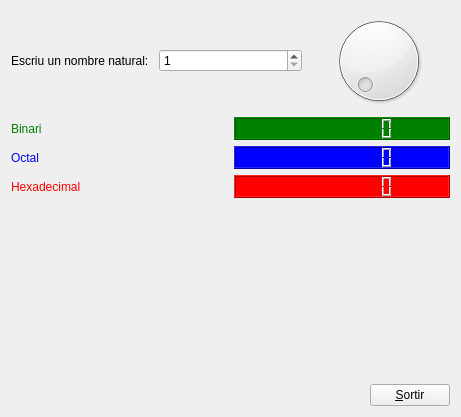
<?xml version="1.0" encoding="UTF-8"?>
<ui version="4.0">
 <class>App6</class>
 <widget class="QWidget" name="App6">
  <property name="geometry">
   <rect>
    <x>0</x>
    <y>0</y>
    <width>461</width>
    <height>417</height>
   </rect>
  </property>
  <property name="windowTitle">
   <string>Conversor</string>
  </property>
  <layout class="QVBoxLayout" name="verticalLayout">
   <item>
    <layout class="QHBoxLayout" name="horizontalLayout_5">
     <item>
      <widget class="QLabel" name="label">
       <property name="text">
        <string>Escriu un nombre natural: </string>
       </property>
      </widget>
     </item>
     <item>
      <widget class="QSpinBox" name="spinBox">
       <property name="minimum">
        <number>1</number>
       </property>
       <property name="maximum">
        <number>200</number>
       </property>
      </widget>
     </item>
     <item>
      <widget class="QDial" name="dial">
       <property name="minimum">
        <number>1</number>
       </property>
       <property name="maximum">
        <number>200</number>
       </property>
      </widget>
     </item>
    </layout>
   </item>
   <item>
    <layout class="QHBoxLayout" name="horizontalLayout">
     <item>
      <widget class="QLabel" name="label_2">
       <property name="styleSheet">
        <string notr="true">color: green</string>
       </property>
       <property name="text">
        <string>Binari</string>
       </property>
      </widget>
     </item>
     <item>
      <widget class="QLCDNumber" name="lcdNumber">
       <property name="styleSheet">
        <string notr="true">background-color:green</string>
       </property>
       <property name="smallDecimalPoint">
        <bool>false</bool>
       </property>
       <property name="digitCount">
        <number>10</number>
       </property>
       <property name="mode">
        <enum>QLCDNumber::Bin</enum>
       </property>
       <property name="value" stdset="0">
        <double>0.000000000000000</double>
       </property>
       <property name="intValue" stdset="0">
        <number>0</number>
       </property>
      </widget>
     </item>
    </layout>
   </item>
   <item>
    <layout class="QHBoxLayout" name="horizontalLayout_2">
     <item>
      <widget class="QLabel" name="label_3">
       <property name="styleSheet">
        <string notr="true">color:blue</string>
       </property>
       <property name="text">
        <string>Octal</string>
       </property>
      </widget>
     </item>
     <item>
      <widget class="QLCDNumber" name="lcdNumber_2">
       <property name="styleSheet">
        <string notr="true">background-color:blue</string>
       </property>
       <property name="digitCount">
        <number>10</number>
       </property>
       <property name="mode">
        <enum>QLCDNumber::Oct</enum>
       </property>
      </widget>
     </item>
    </layout>
   </item>
   <item>
    <layout class="QHBoxLayout" name="horizontalLayout_3">
     <item>
      <widget class="QLabel" name="label_4">
       <property name="styleSheet">
        <string notr="true">color:red</string>
       </property>
       <property name="text">
        <string>Hexadecimal</string>
       </property>
      </widget>
     </item>
     <item>
      <widget class="QLCDNumber" name="lcdNumber_3">
       <property name="styleSheet">
        <string notr="true">background-color:red</string>
       </property>
       <property name="digitCount">
        <number>10</number>
       </property>
       <property name="mode">
        <enum>QLCDNumber::Hex</enum>
       </property>
      </widget>
     </item>
    </layout>
   </item>
   <item>
    <spacer name="verticalSpacer">
     <property name="orientation">
      <enum>Qt::Vertical</enum>
     </property>
     <property name="sizeHint" stdset="0">
      <size>
       <width>20</width>
       <height>131</height>
      </size>
     </property>
    </spacer>
   </item>
   <item>
    <layout class="QHBoxLayout" name="horizontalLayout_4">
     <item>
      <spacer name="horizontalSpacer">
       <property name="orientation">
        <enum>Qt::Horizontal</enum>
       </property>
       <property name="sizeHint" stdset="0">
        <size>
         <width>40</width>
         <height>20</height>
        </size>
       </property>
      </spacer>
     </item>
     <item>
      <widget class="QPushButton" name="pushButton">
       <property name="text">
        <string>&amp;Sortir</string>
       </property>
      </widget>
     </item>
    </layout>
   </item>
  </layout>
 </widget>
 <resources/>
 <connections>
  <connection>
   <sender>pushButton</sender>
   <signal>clicked()</signal>
   <receiver>App6</receiver>
   <slot>close()</slot>
   <hints>
    <hint type="sourcelabel">
     <x>434</x>
     <y>388</y>
    </hint>
    <hint type="destinationlabel">
     <x>199</x>
     <y>149</y>
    </hint>
   </hints>
  </connection>
  <connection>
   <sender>spinBox</sender>
   <signal>valueChanged(int)</signal>
   <receiver>dial</receiver>
   <slot>setValue(int)</slot>
   <hints>
    <hint type="sourcelabel">
     <x>195</x>
     <y>60</y>
    </hint>
    <hint type="destinationlabel">
     <x>358</x>
     <y>48</y>
    </hint>
   </hints>
  </connection>
  <connection>
   <sender>dial</sender>
   <signal>valueChanged(int)</signal>
   <receiver>spinBox</receiver>
   <slot>setValue(int)</slot>
   <hints>
    <hint type="sourcelabel">
     <x>382</x>
     <y>62</y>
    </hint>
    <hint type="destinationlabel">
     <x>195</x>
     <y>60</y>
    </hint>
   </hints>
  </connection>
  <connection>
   <sender>dial</sender>
   <signal>valueChanged(int)</signal>
   <receiver>lcdNumber_3</receiver>
   <slot>display(int)</slot>
   <hints>
    <hint type="sourcelabel">
     <x>412</x>
     <y>109</y>
    </hint>
    <hint type="destinationlabel">
     <x>410</x>
     <y>199</y>
    </hint>
   </hints>
  </connection>
  <connection>
   <sender>dial</sender>
   <signal>valueChanged(int)</signal>
   <receiver>lcdNumber_2</receiver>
   <slot>display(int)</slot>
   <hints>
    <hint type="sourcelabel">
     <x>328</x>
     <y>21</y>
    </hint>
    <hint type="destinationlabel">
     <x>268</x>
     <y>178</y>
    </hint>
   </hints>
  </connection>
  <connection>
   <sender>dial</sender>
   <signal>valueChanged(int)</signal>
   <receiver>lcdNumber</receiver>
   <slot>display(int)</slot>
   <hints>
    <hint type="sourcelabel">
     <x>327</x>
     <y>89</y>
    </hint>
    <hint type="destinationlabel">
     <x>302</x>
     <y>136</y>
    </hint>
   </hints>
  </connection>
 </connections>
</ui>
